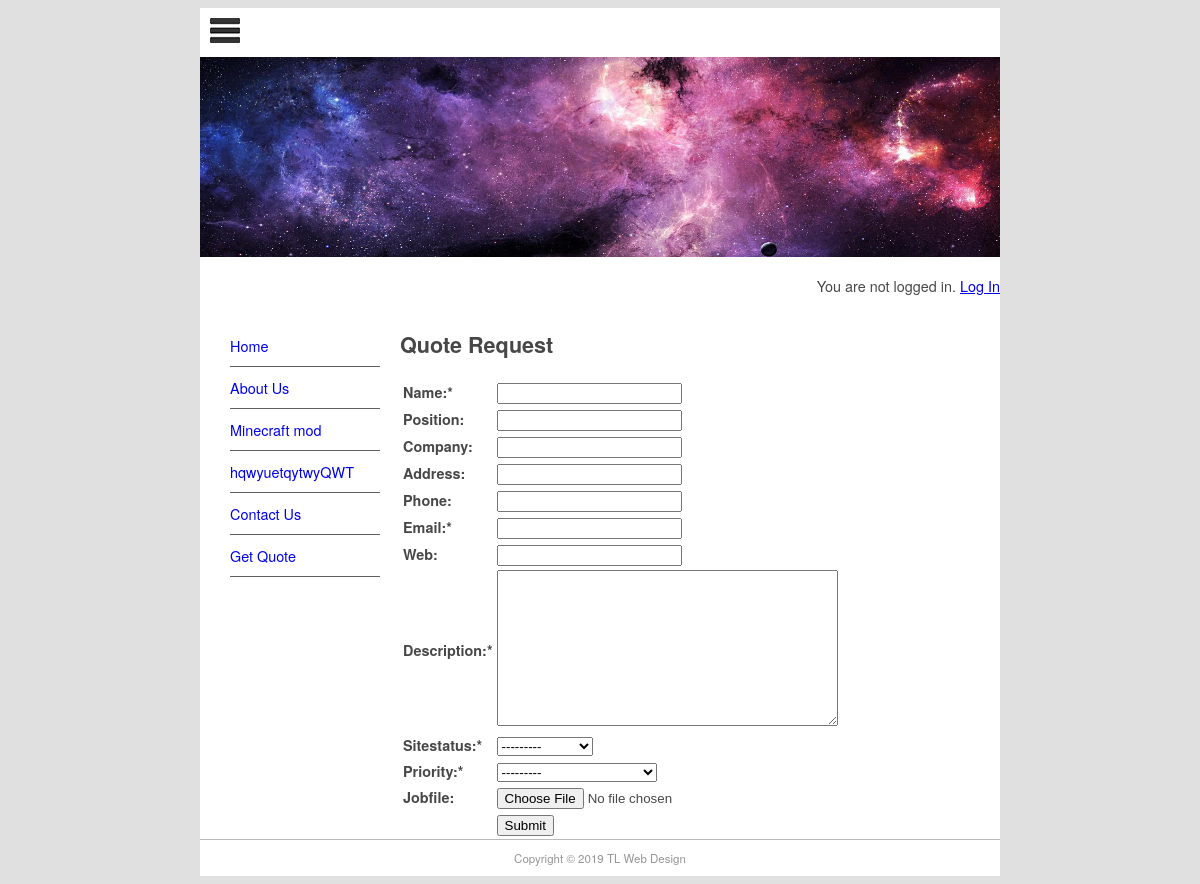
The page /quote/ on the database its author committed.
### pages/models.py (models this page shows, shortened)
class Page(models.Model):
    title = models.CharField(max_length=60)
    permalink = models.CharField(max_length=12, unique=True)
    update_date = models.DateTimeField('Last Updated')
    bodytext = models.TextField('Page Content', blank=True)

### quotes/views.py (the view)
# urls.py: path('', views.quote_req, name='quote-request')
def quote_req(request):
    submitted = False
    if request.method == 'POST':
        form = QuoteForm(request.POST)
        if form.is_valid():
            form.save()
            return HttpResponseRedirect('/quote/?submitted=True')
    else:
        form = QuoteForm()
        if 'submitted' in request.GET:
            submitted = True
    return render(request, 'quotes/quote.html', {'form': form, 'page_list': Page.objects.all(),
    'submitted': submitted})

### quotes/forms.py
class QuoteForm(ModelForm):
    required_css_class = 'required'
    class Meta:
        model = Quote
        fields = ['name', 'position', 'company',
                'address', 'phone', 'email',
                'web', 'description', 'sitestatus',
                'priority', 'jobfile']

### quotes/templates/quotes/quote.html (shortened to what this page needs)
{% extends "base.html" %}
{% block sidenav %}
    {% for page in page_list %}
    <li><a href="{{ page.permalink}}">{{ page.title }}</a></li>
    {% endfor %}
{% endblock sidenav %}
{% block content %}
<h1>Quote Request</h1>
{% if submitted %}
    <p class="success">Your quote was submitted successfully. Thank you!</p>
{% else %}
    <form action="" enctype="multipart/form-data" method="POST" novalidate>
        <table>
            {{ form.as_table }}
            <tr>
                <td>&nbsp;</td>
                <td><input type="submit" value="Submit"></td>
            </tr>
        </table>
    </form>
{% endif %}
{% endblock content %}

### mysite/static/main.css (style rules this page uses)
body { background-color: #E0E0E0; font-family: Gotham, "Helvetica Neue", Helvetica, Arial, sans-serif; font-size: 0.9em; text-align: justify; color: #474747; }
#nav li { padding-top: 10px; padding-bottom: 10px; font-size: 1em; list-style-type: none; border-bottom: thin solid #5F5F5F; color: #4C4C4C; left: 0px; list-style-position: inside; margin-left: -10px; }
#nav li a { text-decoration: none; }
.required label::after { content:"*"; }

### rows shown on the page
Page: title "Home"
Page: title "About Us"
Page: title "Minecraft mod"
Page: title "hqwyuetqytwyQWT"
